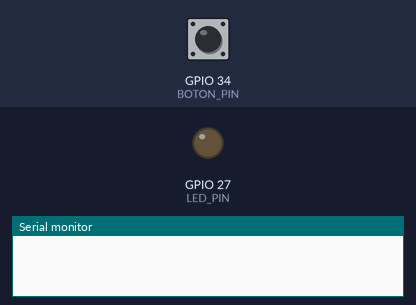
Simulated run of this program. Board: ESP32. On the bench: output pins drawn as LEDs (lit = HIGH), the last lines printed to the serial monitor. Inputs (shaded band) come from the test bench; at power-on: GPIO 34 (BOTON_PIN) LOW.

Above: at 0.9 s.
1.0 s: GPIO 34 (BOTON_PIN) pulled HIGH for 0.15 s
At 2.2 s:
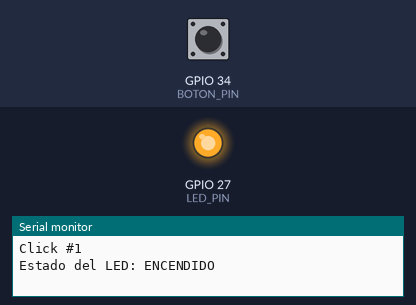
2.6 s: GPIO 34 (BOTON_PIN) pulled HIGH for 1 s
At 3.7 s:
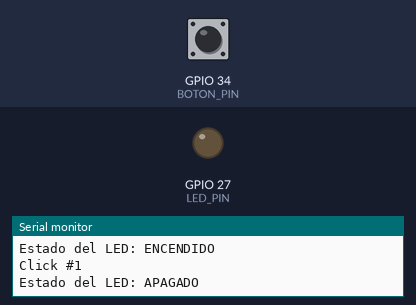
5.1 s: GPIO 34 (BOTON_PIN) pulled HIGH for 3.2 s
At 5.6 s:
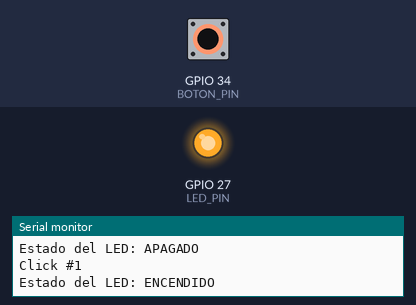
9.8 s: GPIO 34 (BOTON_PIN) pulsed HIGH 2 times (0.12 s each, 0.3 s apart)
At 13.0 s:
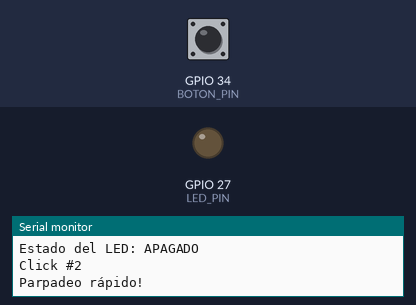
Timing chart, 0 to 14.2 s (numbered marks = the images above; inputs shaded):
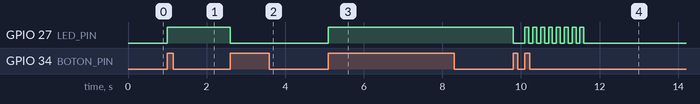

The program:

main.cpp
```cpp
#include <stdio.h>
#include "driver/gpio.h"
#include "freertos/FreeRTOS.h"
#include "freertos/task.h"

extern "C" void app_main(void)
{
    const gpio_num_t BOTON_PIN = GPIO_NUM_34;
    const gpio_num_t LED_PIN = GPIO_NUM_27;

    gpio_set_direction(BOTON_PIN, GPIO_MODE_INPUT);
    gpio_set_pull_mode(BOTON_PIN, GPIO_PULLDOWN_ONLY);
    gpio_set_direction(LED_PIN, GPIO_MODE_OUTPUT);

    int estadoBotonAnterior = 0;
    int clickCount = 0;
    uint8_t estadoLED =0;
    TickType_t ultimoClick = 0;

    while (true)
    {
        int estadoBotonActual = gpio_get_level(BOTON_PIN);

        // Detectar flanco ascendente (presionar botón)
        if (estadoBotonActual == 1 && estadoBotonAnterior == 0)
        {
            TickType_t ahora = xTaskGetTickCount();
            if (ahora - ultimoClick < pdMS_TO_TICKS(600))
            {
                clickCount++;
            }
            else
            {
                clickCount = 1;
            }
            ultimoClick = ahora;

            printf("Click #%d\n", clickCount);

            // Lógica condicional para detectar cantidad de clicks
            if (clickCount == 1)
            {
                // Un solo clic: alternar LED
                estadoLED = !estadoLED; // Alternar estado del LED
                gpio_set_level(LED_PIN, estadoLED);
                printf("Estado del LED: %s\n", estadoLED ? "ENCENDIDO" : "APAGADO");
            }
            else if (clickCount == 2)
            {
                // Doble clic: parpadeo rápido 3 veces
                for (int i = 0; i < 8; i++)
                {
                    gpio_set_level(LED_PIN, 1);
                    vTaskDelay(pdMS_TO_TICKS(100));
                    gpio_set_level(LED_PIN, 0);
                    vTaskDelay(pdMS_TO_TICKS(100));
                }
                printf("Parpadeo rápido!\n");
            }
            else if (clickCount >= 3)
            {
                // Tres clics: parpadeo continuo
                printf("Modo parpadeo continuo...\n");
                while (true)
                {
                    gpio_set_level(LED_PIN, 1);
                    vTaskDelay(pdMS_TO_TICKS(200));
                    gpio_set_level(LED_PIN, 0);
                    vTaskDelay(pdMS_TO_TICKS(200));
                    // Salir si hay otro clic
                    if (gpio_get_level(BOTON_PIN))
                    {
                        gpio_set_level(LED_PIN, 0);
                        printf("Modo parpadeo terminado.\n");
                        clickCount = 0;
                        break;
                    }
                }
            }
        }

        estadoBotonAnterior = estadoBotonActual;
        vTaskDelay(pdMS_TO_TICKS(50)); // Evitar saturación del CPU
    }
}
```

Measured:
- after the input at 1.0 s, GPIO 27 (LED_PIN): LOW → HIGH at once
- after the input at 2.6 s, GPIO 27 (LED_PIN): HIGH → LOW at once
- after the input at 5.1 s, GPIO 27 (LED_PIN): LOW → HIGH at once
- after the input at 9.8 s, GPIO 27 (LED_PIN): HIGH → LOW at once, then repeats every 0.20 s: HIGH 0.10 s, LOW 0.10 s, until it stays LOW from 11.6 s
